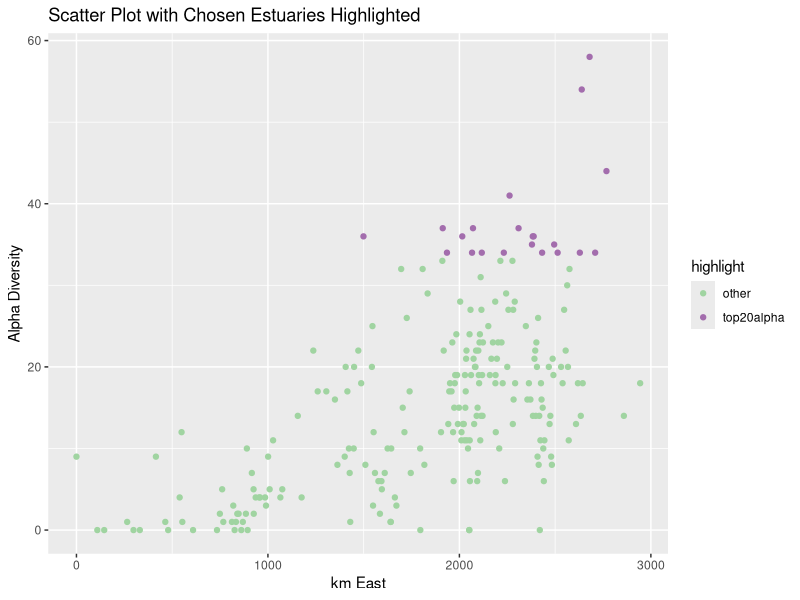
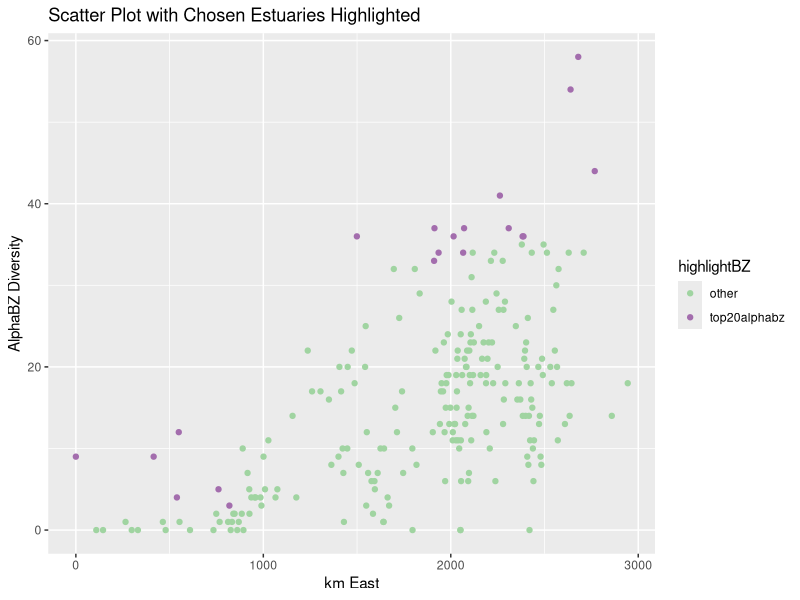
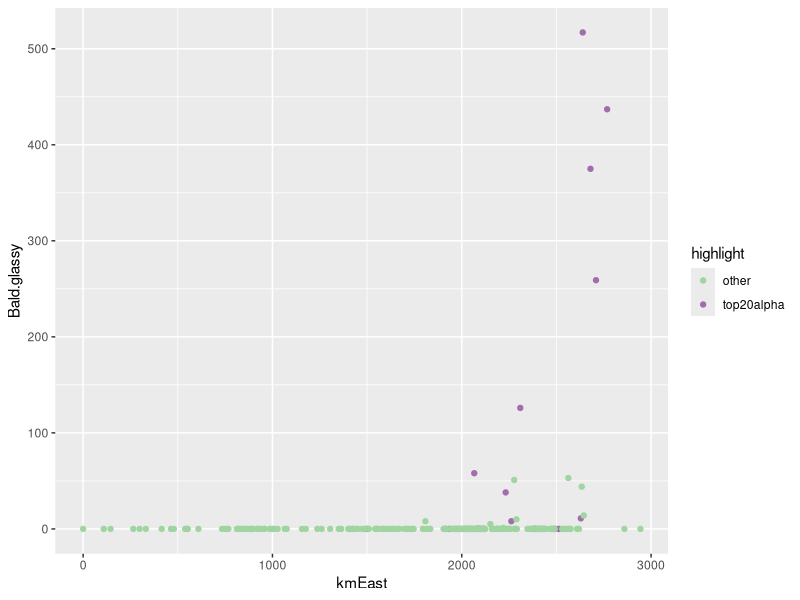

These charts were generated, in order, by the following R code:
# Marine Spatial Planning Module - Colin Attwood
# Not just an ecological problem but social and economic too - we're ignoring that for now
# You want to spread the protected areas around the country whilest conserving the largest number of species possible

ED <- read.csv("EstuaryFishSurveyData.csv")
install.packages("vegan")
library(vegan)
install.packages("dplyr")
library(dplyr)
install.packages("ggplot2")
library(ggplot2)

#Getting rid of NAs in the data set 
ED[is.na(ED)] <- 0

# Specnumber 
#this is a function in the vegan package that allows you to sus out the alpha diversity (species richness) of the eastuaries
alpha <- specnumber(ED[4:148]) 
ED$alpha <- specnumber(ED[4:148]) #created a new column with the alpha diversity in ED

### Chunk 1
# Using Colin's code to order the data in descending alpha diversity
ED <- ED[order(-ED$alpha),]
ED

# Extracting the names of the top 20 most diverse estuaries
Alphalist <- ED[1:20,1]
Alphalist

# To ensure that the graph makes sense (geographically sound), flip kmWest to create a new column - kmEast
ED$kmEast <- 2947 - ED$kmWest

# Create a column for top 20 alpha diversity and others
ED$highlight <- ifelse(rank(-ED$alpha) <=20, "top20alpha", "other")

# Create a scatter plot showing the top 20 eastuaries in terms of alpha diversity
G1 <- ggplot(ED, aes(x = kmEast, y = alpha)) + 
  geom_point(aes(color = highlight)) +
  scale_color_manual(values = c("top20alpha" = "#A36DAD", "other" = "#A0D4A1")) +
  ggtitle("Scatter Plot with Chosen Estuaries Highlighted") +
  xlab("km East") +
  ylab ("Alpha Diversity")

G1

# Or Colin's way in separating the top 20 from the others
ED$alphalist <- 0
ED$alphalist[1:20] <- 1
# Then just color these -> Colin

# Now we're trying to see the gamma diversity - trying to see the number of different species that would be protected if we chose these
# We can use specnumber in the vegan package for this
# In essense we're sussing the top 20 estuaries by splitting them into biogeographic zones (BZ) and getthing 6 from the WC and 7 from the SC and EC
# In other word - we want to richness without the abundance
alphabz <- specnumber(ED[4:148], groups = ED$alphalist)
alphabz
# output: 0 = 121; 1 = 116


### Chunk 2
# Then order the data to both BZ and alpha
ED <- ED[order(ED$BZ,-ED$alpha),]

# Create a column for the richness with the different BZs 
ED$alphabz <- 0
ED$alphabz[1:7] <- 1 # tagging the first 6 from the East Coast
ED$alphabz[91:97] <- 1 # tagging the first 7 from the South Coast
ED$alphabz[207:212] <- 1 # tagging the first 7 from the West Coast
ED$alphabz

# Then another column for the highlighted BZ x alpha
ED$highlightBZ <- ifelse(rank(-ED$alphabz) <=20, "top20alphabz", "other")

# Create a plot for BZ x alpha
G2 <- ggplot(ED, aes(x = kmEast, y = alpha)) + 
  geom_point(aes(color = highlightBZ)) +
  scale_color_manual(values = c("top20alphabz" = "#A36DAD", "other" = "#A0D4A1")) +
  ggtitle("Scatter Plot with Chosen Estuaries Highlighted") +
  xlab("km East") +
  ylab ("AlphaBZ Diversity")
G2

# Aaaaand a list of these estuaries
ED$alphabzlist <- 0
ED$alphabzlist[1:7] <- 1
ED$alphabzlist[91:97] <- 1
ED$alphabzlist[207:212] <- 1

#Extracting the names of these estuaries
AlphaBZlistEC <- ED[1:7,1]
AlphaBZlistSC <- ED[91:97,1]
AlphaBZlistWC <- ED[207:212,1]

AlphaBZlistEC
AlphaBZlistSC
AlphaBZlistWC

# How many species are in the alphabz list
alphabzspn <- specnumber(ED[4:148], groups = ED$alphabzlist)
alphabzspn
# output : 0 = 120; 1 = 122

### Chunk 3
# We are going to figure out the mid ranges of each species
# Problem also because some species have a bi modal dbn
G3 <- ggplot(ED, aes(x = kmEast, y = Bald.glassy)) + 
  geom_point(aes(color = highlight)) +
  scale_color_manual(values = c("top20alpha" = "#A36DAD", "other" = "#A0D4A1"))
G3

# Order data by kmWest
ED <- ED[order(-ED$kmWest),]
ED
# Creating vectors for Western Limit, Eastern Limit, Range, and Centre 
WL <- array(0, c(145))
WL

EL <- array(0, c(145))
EL

Range <- array(0, c(145))
Range

Centre <- array(0, c(145))
Centre

Mode <- array(0, c(145))
Mode

max <- 0

# Now we're going to make loops
for(i in 1:145){ # this is the species loop
  for(j in 1:232){ # this is the estuary loop
    if(ED[j, i+3]>0){EL[i] <- ED[j,2]}
    if(ED[j, i+3] > max){
      Mode[i] <- ED[j, 2]
      max <- ED[j,i+3]
    }
  }
  for(j in 232:1){ # this is the estuary loop bottom up
    if(ED[j, i+3]>0){WL[i] <- ED[j,2]}
  }
  Range[i] <- WL[i] - EL[i] # range is between the two limits
  Centre[i] <- (WL[i]-EL[i])/2
}
 
EL   
WL
Range
Mode
Centre
